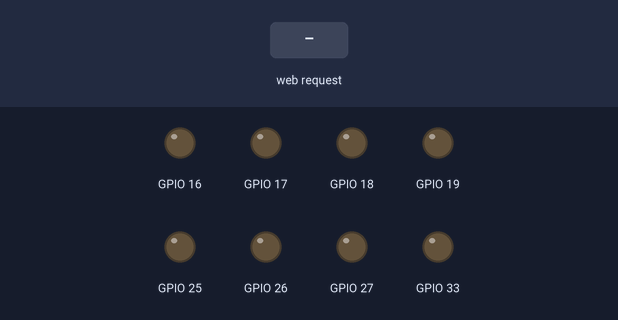
Simulated run of this sketch. Board: ESP32. On the bench: output pins drawn as LEDs (lit = HIGH). Inputs (shaded band) come from the test bench. WiFi joins after 1.5 s; servers stay silent unless stated; storage starts empty; what the sketch prints to the serial monitor is not drawn.

Above: at 3.2 s.
3.3 s: HTTP request GET /button1 received
At 3.7 s:
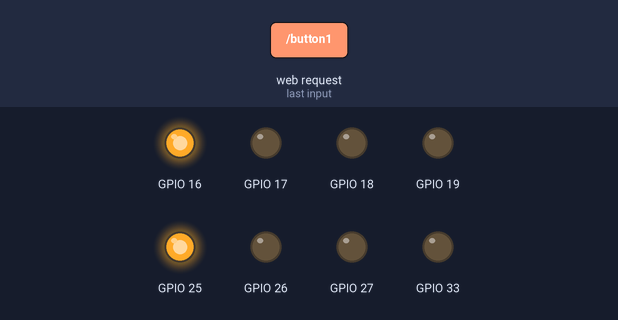
4.8 s: HTTP request GET /button2 received
At 6.0 s:
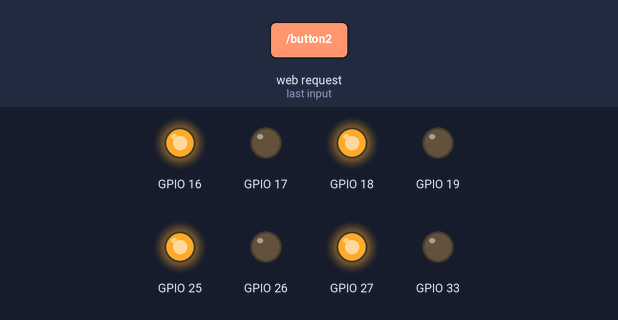
6.3 s: HTTP request GET /button3 received
At 7.2 s:
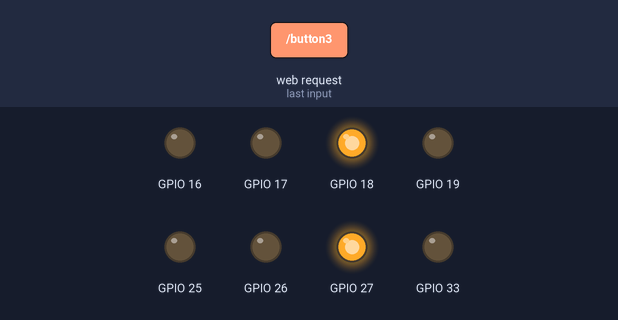
7.8 s: HTTP request GET /button4 received
At 8.3 s:
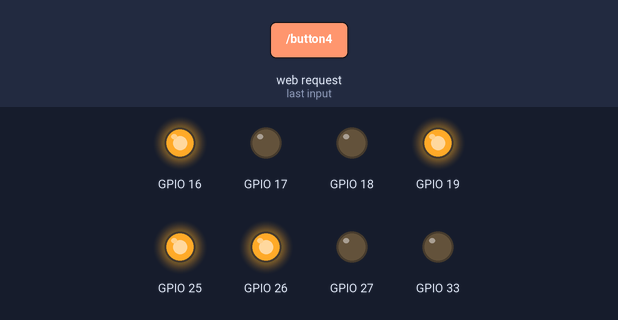
9.3 s: HTTP request GET /button6 received
At 10.5 s:
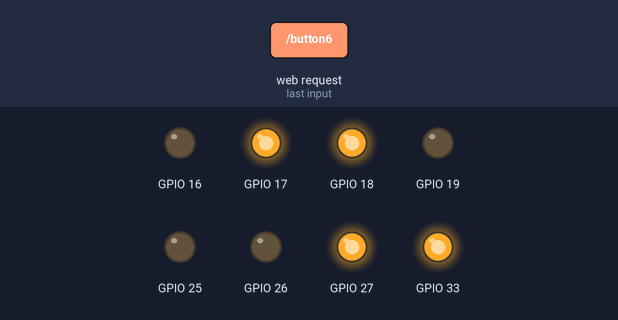
10.8 s: HTTP request GET /button7 received
At 11.8 s:
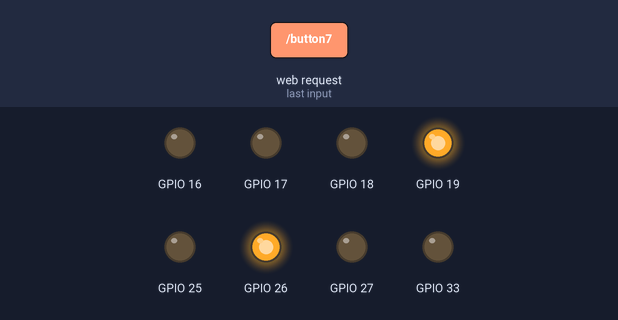
Timing chart, 0 to 13.3 s (numbered marks = the images above; inputs shaded):
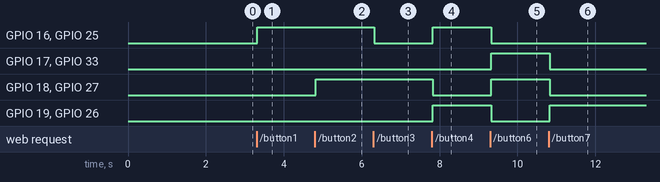

The sketch:

main2.ino
```cpp
// Import required libraries
#include "WiFi.h"
#include "ESPAsyncWebServer.h"
#include "SPIFFS.h"


#define UP 2
#define DOWN 8
#define LEFT 4
#define RIGHT 6
#define UP_LEFT 1
#define UP_RIGHT 3
#define DOWN_LEFT 7
#define DOWN_RIGHT 9
#define STOP 5

#define FRONT_RIGHT_MOTOR 0
#define BACK_RIGHT_MOTOR 1
#define FRONT_LEFT_MOTOR 2
#define BACK_LEFT_MOTOR 3

#define FORWARD 1
#define BACKWARD -1

int direction_state = STOP;

struct MOTOR_PINS
{
  int pinIN1;
  int pinIN2;
};

std::vector<MOTOR_PINS> motorPins =
{
  {16, 17},  //FRONT_RIGHT_MOTOR
  {18, 19},  //BACK_RIGHT_MOTOR
  {27, 26},  //FRONT_LEFT_MOTOR
  {25, 33},  //BACK_LEFT_MOTOR
};


// Replace with your network credentials
const char* ssid = "ROG";
const char* password = "carlios123";

// Set LED GPIO
const int ledPin = 2;
// Stores LED state
String ledState;

// Create AsyncWebServer object on port 80
AsyncWebServer server(80);
AsyncWebSocket ws("/ws");

AsyncEventSource events("/events");

// Replaces placeholder with LED state value
String processor(const String& var){
  Serial.println(var);
  if(var == "DIRECTION"){
    Serial.println("direction = " + String(direction_state));
    switch(direction_state){
      case UP:
        return "FRONT";
      case UP_LEFT:
        return "FRONT LEFT";
      case UP_RIGHT:
        return "FRONT RIGHT";
      case LEFT:
        return "LEFT";
      case STOP:
        return "STOP";
    }
  }
  return String();
}

uint8_t retries=0;
void initWiFi() {
//  WiFi.mode(WIFI_AP);
//  // Remove the password parameter, if you want the AP (Access Point) to be open
//  WiFi.softAP(ssid, password);
//
//
//  IPAddress IP = WiFi.softAPIP();
//  Serial.print("AP IP address: ");
//  Serial.println(IP);

  //Try and Connect to the Network
  WiFi.begin(ssid,password);
  Serial.print("Connecting to ");
  Serial.print(ssid);
  Serial.println("...");

  //Wait for WiFi to connect for a maximum timeout of 20 seconds
  while(WiFi.status()!=WL_CONNECTED && retries<20)
  {
    Serial.print(".");
    retries++;
    delay(1000);
  }

  Serial.println();
  //Inform the user whether the timeout has occured, or the ESP8266 is connected to the internet
  if(retries==20)//Timeout has occured
  {
    Serial.print("Unable to Connect to ");
    Serial.println(ssid);
  }

  if(WiFi.status()==WL_CONNECTED)//WiFi has succesfully Connected
  {
    Serial.print("Successfully connected to ");
    Serial.println(ssid);
    Serial.print("IP Address: ");
    Serial.println(WiFi.localIP());
  }
}

void setUpPinModes()
{
  for (int i = 0; i < motorPins.size(); i++)
  {
    pinMode(motorPins[i].pinIN1, OUTPUT);
    pinMode(motorPins[i].pinIN2, OUTPUT);
    rotateMotor(i, STOP);
  }
}


void setup(){
  setUpPinModes();
  // Serial port for debugging purposes
  Serial.begin(115200);

  initWiFi();

  // Initialize SPIFFS
  if(!SPIFFS.begin(true)){
    Serial.println("An Error has occurred while mounting SPIFFS");
    return;
  }


  // Route for root / web page
  server.on("/", HTTP_GET, [](AsyncWebServerRequest *request){
    request->send(SPIFFS, "/index.html", "text/html");
  });

  // Route to load style.css file
  server.on("/style.css", HTTP_GET, [](AsyncWebServerRequest *request){
    request->send(SPIFFS, "/style.css", "text/css");
  });

  server.on("/button1", HTTP_GET, [](AsyncWebServerRequest *request){
    direction_state = UP_LEFT;
    request->send(SPIFFS, "/index.html", "text/html");
  });
  server.on("/button2", HTTP_GET, [](AsyncWebServerRequest *request){
    direction_state = UP;
    request->send(SPIFFS, "/index.html", "text/html");
  });
  server.on("/button3", HTTP_GET, [](AsyncWebServerRequest *request){
    direction_state = UP_RIGHT;
    request->send(SPIFFS, "/index.html", "text/html");
  });
  server.on("/button4", HTTP_GET, [](AsyncWebServerRequest *request){
    direction_state = LEFT;
    request->send(SPIFFS, "/index.html", "text/html");
  });
  server.on("/button5", HTTP_GET, [](AsyncWebServerRequest *request){
    direction_state = STOP;
    request->send(SPIFFS, "/index.html", "text/html");
  });
  server.on("/button6", HTTP_GET, [](AsyncWebServerRequest *request){
    direction_state = RIGHT;
    request->send(SPIFFS, "/index.html", "text/html");
  });
  server.on("/button7", HTTP_GET, [](AsyncWebServerRequest *request){
    direction_state = DOWN_LEFT;
    request->send(SPIFFS, "/index.html", "text/html");
  });
  server.on("/button8", HTTP_GET, [](AsyncWebServerRequest *request){
    direction_state = DOWN;
    request->send(SPIFFS, "/index.html", "text/html");
  });
  server.on("/button9", HTTP_GET, [](AsyncWebServerRequest *request){
    direction_state = DOWN_RIGHT;
    request->send(SPIFFS, "/index.html", "text/html");
  });

  server.serveStatic("/", SPIFFS, "/");
  ws.onEvent(onWebSocketEvent);
  server.addHandler(&ws);
  events.onConnect([](AsyncEventSourceClient *client){
    if(client->lastId()){
      Serial.printf("Client reconnected! Last message ID that it got is: %u\n", client->lastId());
    }
    // send event with message "hello!", id current millis
    // and set reconnect delay to 1 second
    client->send("hello!", NULL, millis(), 10000);
  });
  server.addHandler(&events);

  // Start server
  server.begin();
}

void rotateMotor(int motorNumber, int motorDirection)
{
  if (motorDirection == FORWARD)
  {
    digitalWrite(motorPins[motorNumber].pinIN1, HIGH);
    digitalWrite(motorPins[motorNumber].pinIN2, LOW);
  }
  else if (motorDirection == BACKWARD)
  {
    digitalWrite(motorPins[motorNumber].pinIN1, LOW);
    digitalWrite(motorPins[motorNumber].pinIN2, HIGH);
  }
  else
  {
    digitalWrite(motorPins[motorNumber].pinIN1, LOW);
    digitalWrite(motorPins[motorNumber].pinIN2, LOW);
  }
}


void processCarMovement(int inputValue)
{
  Serial.printf("Got value as %d\n", inputValue);
  switch(inputValue)
  {
    case UP:
      rotateMotor(FRONT_RIGHT_MOTOR, FORWARD);
      rotateMotor(BACK_RIGHT_MOTOR, FORWARD);
      rotateMotor(FRONT_LEFT_MOTOR, FORWARD);
      rotateMotor(BACK_LEFT_MOTOR, FORWARD);
      break;

    case DOWN:
      rotateMotor(FRONT_RIGHT_MOTOR, BACKWARD);
      rotateMotor(BACK_RIGHT_MOTOR, BACKWARD);
      rotateMotor(FRONT_LEFT_MOTOR, BACKWARD);
      rotateMotor(BACK_LEFT_MOTOR, BACKWARD);
      break;

    case LEFT:
      rotateMotor(FRONT_RIGHT_MOTOR, FORWARD);
      rotateMotor(BACK_RIGHT_MOTOR, BACKWARD);
      rotateMotor(FRONT_LEFT_MOTOR, BACKWARD);
      rotateMotor(BACK_LEFT_MOTOR, FORWARD);
      break;

    case RIGHT:
      rotateMotor(FRONT_RIGHT_MOTOR, BACKWARD);
      rotateMotor(BACK_RIGHT_MOTOR, FORWARD);
      rotateMotor(FRONT_LEFT_MOTOR, FORWARD);
      rotateMotor(BACK_LEFT_MOTOR, BACKWARD);
      break;

    case UP_LEFT:
      rotateMotor(FRONT_RIGHT_MOTOR, FORWARD);
      rotateMotor(BACK_RIGHT_MOTOR, STOP);
      rotateMotor(FRONT_LEFT_MOTOR, STOP);
      rotateMotor(BACK_LEFT_MOTOR, FORWARD);
      break;

    case UP_RIGHT:
      rotateMotor(FRONT_RIGHT_MOTOR, STOP);
      rotateMotor(BACK_RIGHT_MOTOR, FORWARD);
      rotateMotor(FRONT_LEFT_MOTOR, FORWARD);
      rotateMotor(BACK_LEFT_MOTOR, STOP);
      break;

    case DOWN_LEFT:
      rotateMotor(FRONT_RIGHT_MOTOR, STOP);
      rotateMotor(BACK_RIGHT_MOTOR, BACKWARD);
      rotateMotor(FRONT_LEFT_MOTOR, BACKWARD);
      rotateMotor(BACK_LEFT_MOTOR, STOP);
      break;

    case DOWN_RIGHT:
      rotateMotor(FRONT_RIGHT_MOTOR, BACKWARD);
      rotateMotor(BACK_RIGHT_MOTOR, STOP);
      rotateMotor(FRONT_LEFT_MOTOR, STOP);
      rotateMotor(BACK_LEFT_MOTOR, BACKWARD);
      break;


    case STOP:
      rotateMotor(FRONT_RIGHT_MOTOR, STOP);
      rotateMotor(BACK_RIGHT_MOTOR, STOP);
      rotateMotor(FRONT_LEFT_MOTOR, STOP);
      rotateMotor(BACK_LEFT_MOTOR, STOP);
      break;

    default:
      rotateMotor(FRONT_RIGHT_MOTOR, STOP);
      rotateMotor(BACK_RIGHT_MOTOR, STOP);
      rotateMotor(FRONT_LEFT_MOTOR, STOP);
      rotateMotor(BACK_LEFT_MOTOR, STOP);
      break;
  }
}


void loop(){
  processCarMovement(direction_state);
  ws.cleanupClients();
}


void onWebSocketEvent(AsyncWebSocket *server,
                      AsyncWebSocketClient *client,
                      AwsEventType type,
                      void *arg,
                      uint8_t *data,
                      size_t len)
{
  switch (type)
  {
    case WS_EVT_CONNECT:
      Serial.printf("WebSocket client #%u connected from %s\n", client->id(), client->remoteIP().toString().c_str());
      //client->text(getRelayPinsStatusJson(ALL_RELAY_PINS_INDEX));
      break;
    case WS_EVT_DISCONNECT:
      Serial.printf("WebSocket client #%u disconnected\n", client->id());
      processCarMovement(5);
      break;
    case WS_EVT_DATA:
      AwsFrameInfo *info;
      info = (AwsFrameInfo*)arg;
      if (info->final && info->index == 0 && info->len == len && info->opcode == WS_TEXT)
      {
        std::string myData = "";
        myData.assign((char *)data, len);
        String temp = myData.c_str();
        processCarMovement(temp .toInt());
      }
      break;
    case WS_EVT_PONG:
    case WS_EVT_ERROR:
      break;
    default:
      break;
  }
}
```

Measured:
- after the input at 3.3 s, GPIO 16, GPIO 25: LOW → HIGH at once
- after the input at 4.8 s, GPIO 18, GPIO 27: LOW → HIGH at once
- after the input at 6.3 s, GPIO 16, GPIO 25: HIGH → LOW at once
- after the input at 7.8 s, GPIO 16, GPIO 19, GPIO 25, GPIO 26: LOW → HIGH at once; GPIO 18, GPIO 27: HIGH → LOW at once
- after the input at 9.3 s, GPIO 16, GPIO 19, GPIO 25, GPIO 26: HIGH → LOW at once; GPIO 17, GPIO 18, GPIO 27, GPIO 33: LOW → HIGH at once
- after the input at 10.8 s, GPIO 17, GPIO 18, GPIO 27, GPIO 33: HIGH → LOW at once; GPIO 19, GPIO 26: LOW → HIGH at once
